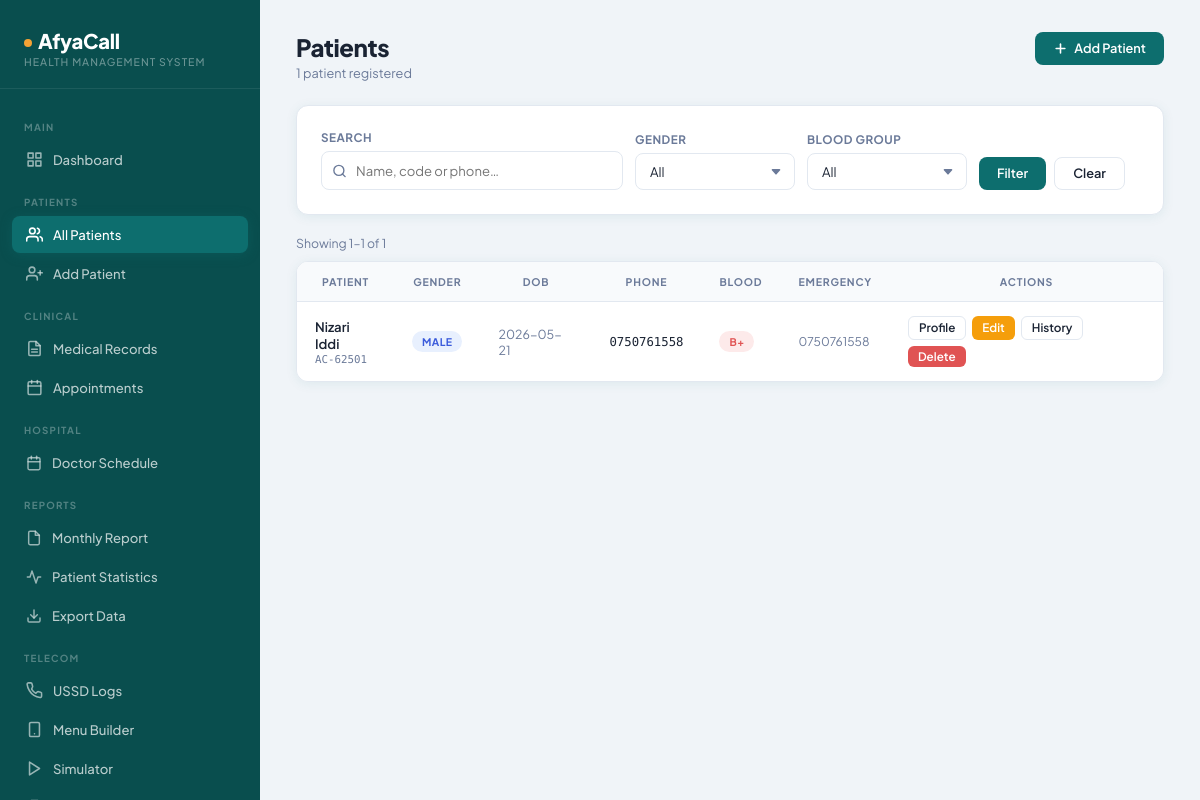
The app's page /patients/view_patients.php (signed in) with its own data.
### tables this page shows
CREATE TABLE `patients` (
  `id` int NOT NULL AUTO_INCREMENT,
  `patient_code` varchar(20) NOT NULL,
  `full_name` varchar(100) NOT NULL,
  `gender` enum('Male','Female') NOT NULL,
  `date_of_birth` date DEFAULT NULL,
  `phone` varchar(20) DEFAULT NULL,
  `address` text,
  `blood_group` varchar(5) DEFAULT NULL,
  `emergency_contact` varchar(20) DEFAULT NULL,
  `registered_by` int DEFAULT NULL,
  `created_at` timestamp NULL DEFAULT CURRENT_TIMESTAMP,
  PRIMARY KEY (`id`),
  UNIQUE KEY `patient_code` (`patient_code`),
  UNIQUE KEY `phone` (`phone`),
  KEY `registered_by` (`registered_by`),
  KEY `idx_patient_code` (`patient_code`),
  KEY `idx_phone` (`phone`),
  CONSTRAINT `patients_ibfk_1` FOREIGN KEY (`registered_by`) REFERENCES `admins` (`id`)
);

### patients/view_patients.php (the view, shortened to what this page needs)
<?php
include("../config/database.php");
$search = trim($_GET['search'] ?? '');
$gender = $_GET['gender'] ?? '';
$blood  = $_GET['blood']  ?? '';
$where = [];
$where_sql = $where ? "WHERE " . implode(" AND ", $where) : "";
$per_page    = 15;
$page        = max(1, intval($_GET['page'] ?? 1));
$offset      = ($page - 1) * $per_page;
$total       = mysqli_fetch_assoc(mysqli_query($conn, "SELECT COUNT(*) AS t FROM patients $where_sql"))['t'];
$result = mysqli_query($conn, "SELECT * FROM patients $where_sql ORDER BY id DESC LIMIT $per_page OFFSET $offset");
?>
<?php include("../includes/header.php"); ?>
<div class="app-wrapper">
    <?php include("../includes/sidebar.php"); ?>
    <main class="main-content">
        <div class="page-header">
            <div>
                <div class="page-title">Patients</div>
                <div class="page-subtitle">
                    <?php echo number_format($total); ?> patient<?php echo $total != 1 ? 's' : ''; ?> registered
                </div>
            </div>
            <a href="add_patient.php" class="btn btn-primary">
                <svg width="15" height="15" viewBox="0 0 24 24" fill="none" stroke="currentColor" stroke-width="2.5" stroke-linecap="round" stroke-linejoin="round"><line x1="12" y1="5" x2="12" y2="19"/><line x1="5" y1="12" x2="19" y2="12"/></svg>
                Add Patient
            </a>
        </div>
        <div class="card card-body" style="margin-bottom:20px;">
            <form method="GET" class="filter-row">
                <div class="filter-group" style="flex:2;">
                    <label class="form-label">Search</label>
                    <div class="search-wrap">
                        <input type="text" name="search" class="form-control search-input" placeholder="Name, code or phone…" value="<?php echo htmlspecialchars($search); ?>">
                    </div>
                </div>
                <div class="filter-group">
                    <label class="form-label">Gender</label>
                    <select name="gender" class="form-control">
                        <option value="">All</option>
                    </select>
                </div>
                <div class="filter-group">
                    <label class="form-label">Blood Group</label>
                    <select name="blood" class="form-control">
                        <option value="">All</option>
                    </select>
                </div>
                <div class="filter-group filter-actions">
                    <label class="form-label">&nbsp;</label>
                    <div style="display:flex;gap:8px;">
                        <button type="submit" class="btn btn-primary">Filter</button>
                        <a href="view_patients.php" class="btn btn-outline">Clear</a>
                    </div>
                </div>
            </form>
        </div>
        <?php if($total > 0): ?>
        <div style="font-size:.82rem;color:var(--text-muted);margin-bottom:10px;">
            Showing <?php echo number_format(min($offset+1,$total)); ?>–<?php echo number_format(min($offset+$per_page,$total)); ?> of <?php echo number_format($total); ?>
        </div>
        <?php endif; ?>
        <div class="table-wrap">
            <table class="data-table">
                <thead>
                    <tr>
                        <th>Patient</th>
                        <th>Gender</th>
                        <th>DOB</th>
                        <th>Phone</th>
                        <th>Blood</th>
                        <th>Emergency</th>
                        <th>Actions</th>
                    </tr>
                </thead>
                <tbody>
                <?php if(mysqli_num_rows($result) == 0): ?>
                    <tr><td colspan="7">
                        <div class="empty-state">
                            <svg width="40" height="40" viewBox="0 0 24 24" fill="none" stroke="currentColor" stroke-width="1.5" stroke-linecap="round" stroke-linejoin="round"><path d="M17 21v-2a4 4 0 0 0-4-4H5a4 4 0 0 0-4 4v2"/><circle cx="9" cy="7" r="4"/></svg>
                            <h3><?php echo $search||$gender||$blood ? 'No patients match your filters' : 'No patients yet'; ?></h3>
                            <p><?php echo $search||$gender||$blood ? 'Try adjusting your search' : 'Register the first patient to get started'; ?></p>
                        </div>
                    </td></tr>
                <?php else: ?>
                <?php while($p = mysqli_fetch_assoc($result)): ?>
                    <tr>
                        <td>
                            <div class="patient-name"><?php echo htmlspecialchars($p['full_name']); ?></div>
                            <div class="patient-code"><?php echo htmlspecialchars($p['patient_code']); ?></div>
                        </td>
                        <td>
                            <span class="badge <?php echo $p['gender']==='Male' ? 'badge-blue' : 'badge-primary'; ?>">
                                <?php echo htmlspecialchars($p['gender']); ?>
                            </span>
                        </td>
                        <td style="font-size:.83rem;color:var(--text-muted);"><?php echo $p['date_of_birth'] ?: '—'; ?></td>
                        <td style="font-family:var(--font-mono);font-size:.82rem;"><?php echo htmlspecialchars($p['phone'] ?: '—'); ?></td>
                        <td>
                            <?php if($p['blood_group']): ?>
                                <span class="badge badge-danger"><?php echo htmlspecialchars($p['blood_group']); ?></span>
                            <?php else: ?>
                                <span style="color:var(--text-muted);">—</span>
                            <?php endif; ?>
                        </td>
                        <td style="font-size:.8rem;color:var(--text-muted);"><?php echo htmlspecialchars($p['emergency_contact'] ?: '—'); ?></td>
                        <td>
                            <div style="display:flex;gap:6px;flex-wrap:wrap;">
                                <a href="view_patient.php?id=<?php echo $p['id']; ?>" class="btn btn-outline btn-sm">Profile</a>
                                <a href="edit_patient.php?id=<?php echo $p['id']; ?>" class="btn btn-warning btn-sm">Edit</a>
                                <a href="../medical_records/patient_history.php?id=<?php echo $p['id']; ?>" class="btn btn-outline btn-sm">History</a>
                                <a href="delete_patient.php?id=<?php echo $p['id']; ?>" class="btn btn-danger btn-sm" onclick="return confirm('Delete this patient and all their records?')">Delete</a>
                            </div>
                        </td>
                    </tr>
                <?php endwhile; ?>
                <?php endif; ?>
                </tbody>
            </table>
        </div>
    </main>
</div>
<?php include("../includes/footer.php"); ?>

### records on screen
patients: full_name "Nizari Iddi", patient_code "AC-62501", gender "MALE", date_of_birth "2026-05-21", phone "0750761558", blood_group "B+", emergency_contact "0750761558"

### other values on screen
$total "1"
min($offset+1,$total) "1"
min($offset+$per_page,$total) "1"
